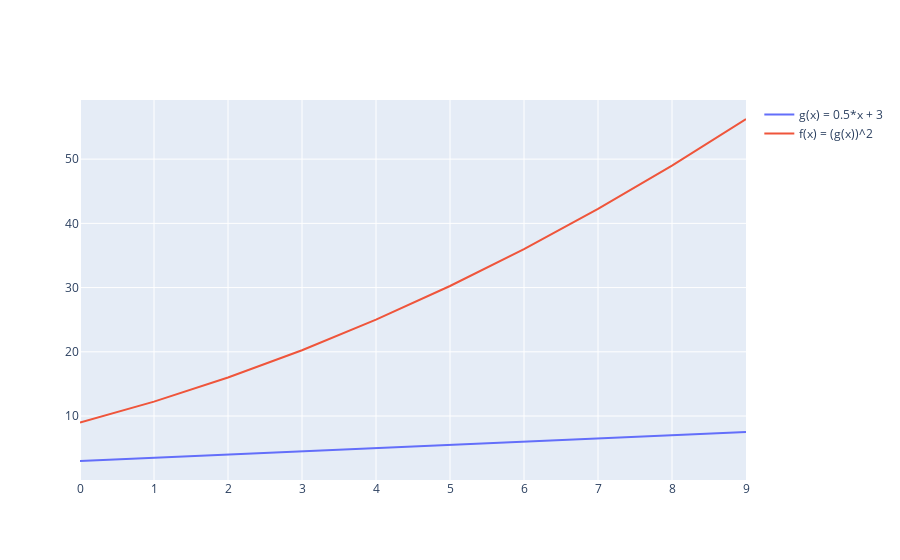

Source (notebook cell):
### Markdown cell above
Let's plot these two functions.

### Code cell
from plotly.offline import iplot, init_notebook_mode
init_notebook_mode(connected=True)

from graph import trace_values, plot

x_values = list(range(0, 10))
f_of_x_values = list(map(lambda x: f_of_x(x),x_values))
g_of_x_values = list(map(lambda x: g_of_x(x),x_values))
f_of_x_trace = trace_values(x_values, f_of_x_values, mode = 'lines', name = 'f(x) = (g(x))^2')
g_of_x_trace = trace_values(x_values, g_of_x_values, mode = 'lines', name = 'g(x) = 0.5*x + 3')
plot([g_of_x_trace, f_of_x_trace])

### Figure 1 — Plotly figure (JSON) as saved in the notebook; plotly's stock layout.template omitted (floating-point values rounded to 4 significant figures)
{"data": [{"mode": "lines", "name": "g(x) = 0.5*x + 3", "text": [], "type": "scatter", "x": [0, 1, 2, 3, 4, 5, 6, 7, 8, 9], "y": [3, 3.5, 4, 4.5, 5, 5.5, 6, 6.5, 7, 7.5]}, {"mode": "lines", "name": "f(x) = (g(x))^2", "text": [], "type": "scatter", "x": [0, 1, 2, 3, 4, 5, 6, 7, 8, 9], "y": [9, 12.25, 16, 20.25, 25, 30.25, 36, 42.25, 49, 56.25]}], "layout": {}}
